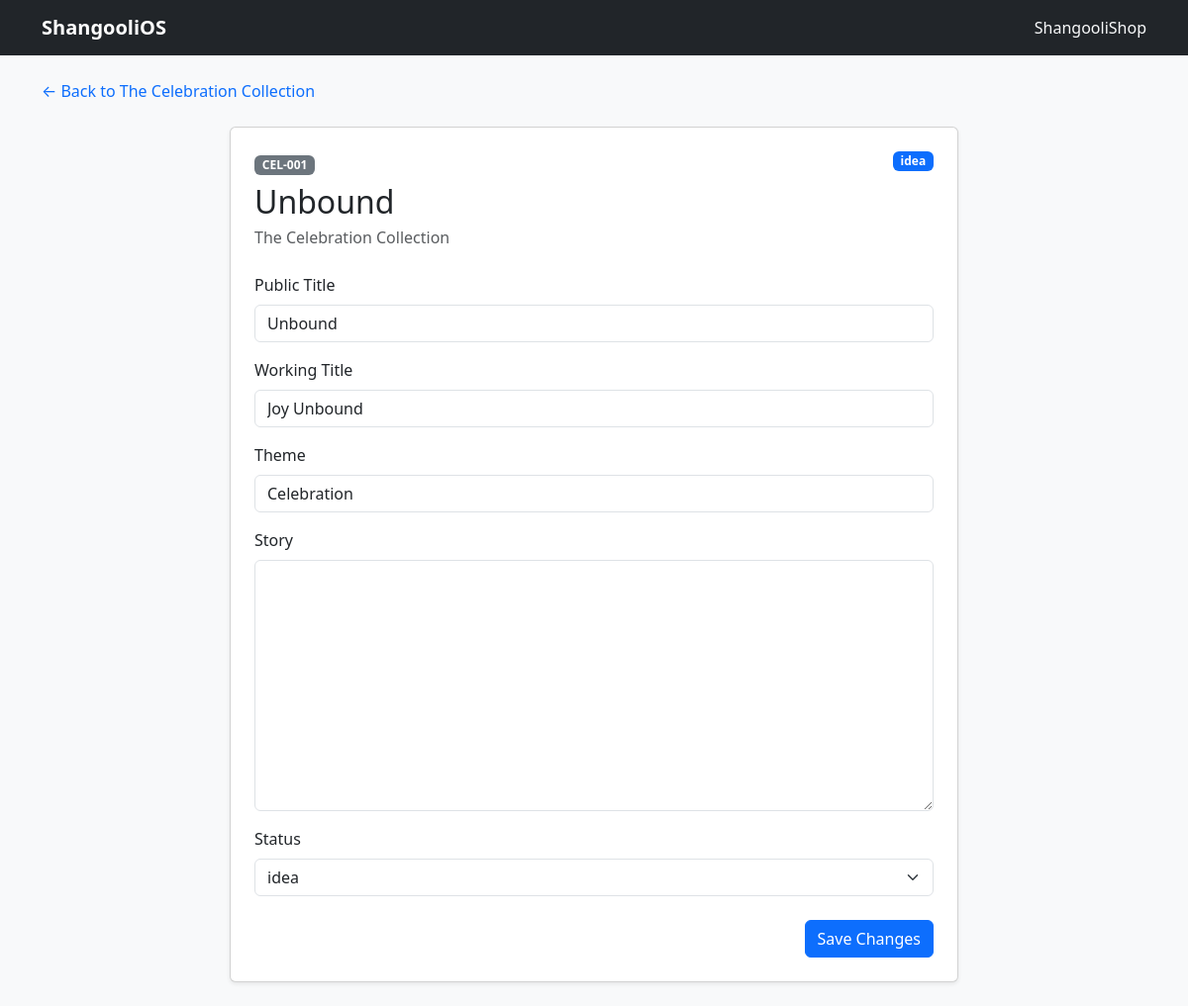
The page /artworks/CEL-001 on the database as committed earlier.
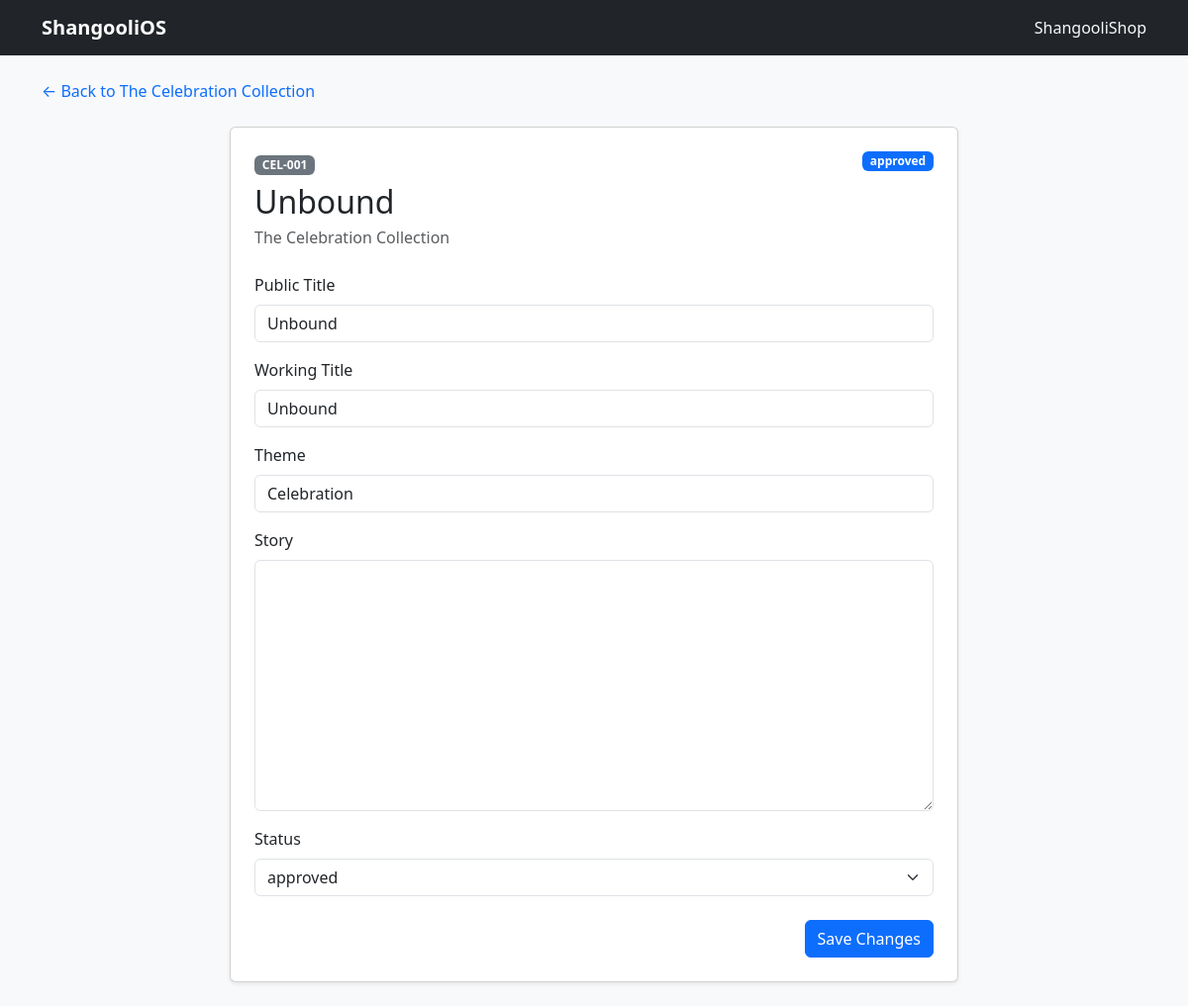
The same page on the database as committed later.
### tables this page shows
CREATE TABLE artworks (
    id INTEGER PRIMARY KEY AUTOINCREMENT,
    artwork_code TEXT NOT NULL UNIQUE,
    collection_id INTEGER NOT NULL,
    sequence_number INTEGER NOT NULL,
    public_title TEXT NOT NULL,
    working_title TEXT,
    theme TEXT,
    status TEXT NOT NULL DEFAULT 'idea',
    created_at TEXT NOT NULL DEFAULT CURRENT_TIMESTAMP,
    updated_at TEXT NOT NULL DEFAULT CURRENT_TIMESTAMP, story TEXT,

    FOREIGN KEY (collection_id)
        REFERENCES collections(id),

    UNIQUE (collection_id, sequence_number)
);

### web/app.py (the view)
@app.get("/artworks/{artwork_code}")
def artwork_page(request: Request, artwork_code: str):
    artwork = get_artwork(artwork_code)
    if artwork is None:
        raise HTTPException(status_code=404, detail="Artwork not found")
    return templates.TemplateResponse(
        request=request,
        name="artwork.html",
        context={"artwork": artwork},
    )

### web/templates/artwork.html (shortened to what the changed rows need)
{% extends "base.html" %}
{% block content %}
<div class="row justify-content-center">
    <div class="col-lg-8">
        <div class="card shadow-sm">
            <div class="card-body p-4">
                <div class="d-flex justify-content-between align-items-start mb-4">
                    <div>
                        <span class="badge bg-secondary mb-2">
                            {{ artwork["artwork_code"] }}
                        </span>
                        <h1 class="h2 mb-1">
                            {{ artwork["public_title"] }}
                        </h1>
                        <p class="text-muted mb-0">
                            {{ artwork["collection_name"] }}
                        </p>
                    </div>
                    <span class="badge bg-primary">
                        {{ artwork["status"] }}
                    </span>
                </div>
                <form
                    method="post"
                    action="/artworks/{{ artwork['artwork_code'] }}"
                >
                    <div class="mb-3">
                        <label for="public_title" class="form-label">
                            Public Title
                        </label>
                        <input
                            id="public_title"
                            name="public_title"
                            type="text"
                            class="form-control"
                            value="{{ artwork['public_title'] }}"
                            required
                        >
                    </div>
                    <div class="mb-3">
                        <label for="working_title" class="form-label">
                            Working Title
                        </label>
                        <input
                            id="working_title"
                            name="working_title"
                            type="text"
                            class="form-control"
                            value="{{ artwork['working_title'] or '' }}"
                        >
                    </div>
                    <div class="mb-3">
                        <label for="theme" class="form-label">
                            Theme
                        </label>
                        <input
                            id="theme"
                            name="theme"
                            type="text"
                            class="form-control"
                            value="{{ artwork['theme'] or '' }}"
                        >
                    </div>
                    <div class="mb-4">
                        <label for="status" class="form-label">
                            Status
                        </label>
                        <select
                            id="status"
                            name="status"
                            class="form-select"
                        >
                            {% for option in [
                                "idea",
                                "creating",
                                "review",
                                "approved",
                                "production",
                                "listed",
                                "paused",
                                "retired"
                            ] %}
                            <option
                                value="{{ option }}"
                                {% if artwork["status"] == option %}selected{% endif %}
                            >
                                {{ option }}
                            </option>
                            {% endfor %}
                        </select>
                    </div>
                </form>
            </div>
        </div>
    </div>
</div>
{% endblock %}

Rows that differ between the two databases and show on the page:
changed artworks "Unbound": status "idea" → "approved"; working_title "Joy Unbound" → "Unbound"
